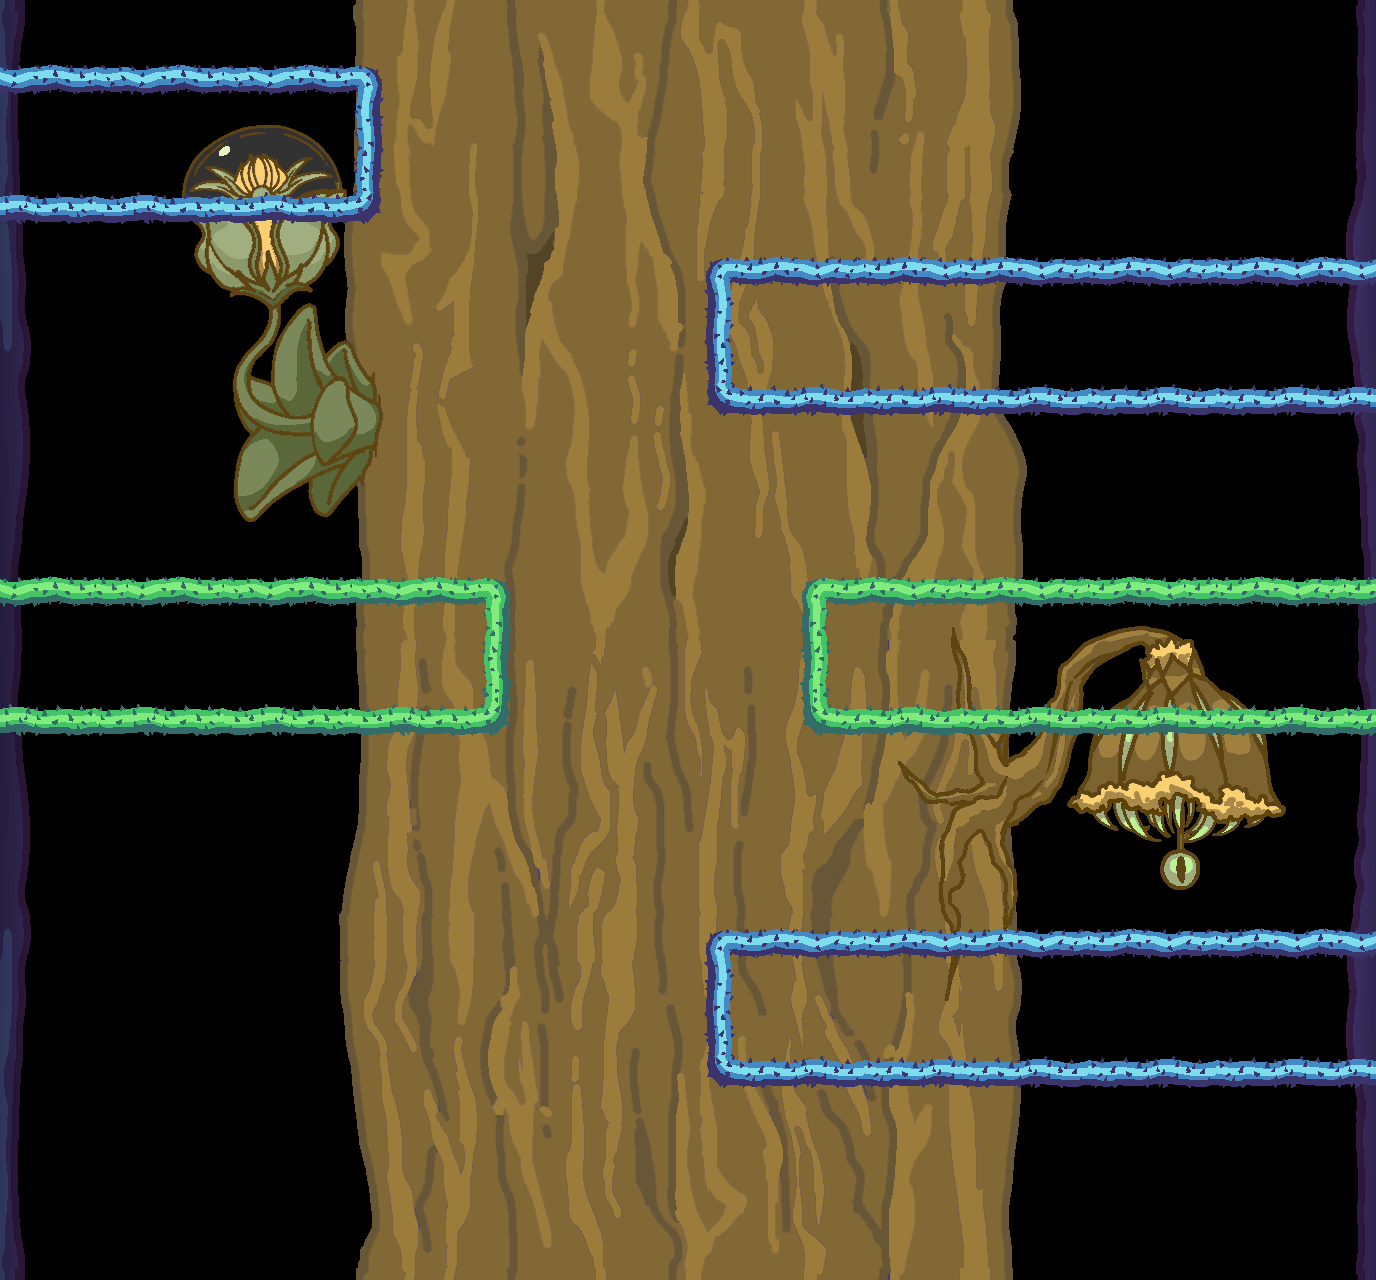

A level layout from a 2D game, rendered from its tile map. Below: a short description, then the map file with tile-grid data replaced by summaries:
An orthogonal 43x40 tile map with 32x32 px tiles, 3 tile layers (Tile Layer 2, Tile Layer 4, Tile Layer 3), 6 tilesets, 4 image layers and 1 object (FuelCan).

<map version="1.10" tiledversion="1.10.2" orientation="orthogonal" renderorder="right-down" width="43" height="40" tilewidth="32" tileheight="32" infinite="0" nextlayerid="18" nextobjectid="12">
 <tileset firstgid="1" name="Tiles2" tilewidth="32" tileheight="32" tilecount="36" columns="6">
  <image source="Tiles2.png" width="192" height="192" />
 </tileset>
 <tileset firstgid="37" name="Tiles1" tilewidth="32" tileheight="32" tilecount="36" columns="6">
  <image source="Tiles1.png" width="192" height="192" />
 </tileset>
 <tileset firstgid="73" name="side_left" tilewidth="32" tileheight="32" tilecount="20" columns="1">
  <image source="side_left.png" width="32" height="640" />
 </tileset>
 <tileset firstgid="93" name="side_right" tilewidth="32" tileheight="32" tilecount="20" columns="1">
  <image source="side_right.png" width="32" height="640" />
 </tileset>
 <tileset firstgid="113" name="Spikeball" tilewidth="32" tileheight="32" tilecount="1" columns="1">
  <image source="Spikeball.png" width="32" height="32" />
 </tileset>
 <tileset firstgid="114" name="jerrycan" tilewidth="96" tileheight="96" tilecount="1" columns="1">
  <image source="jerrycan.png" width="96" height="96" />
 </tileset>
 <imagelayer id="4" name="Image Layer 2">
  <image source="Background_tile_warm_1.png" width="1366" height="640" />
 </imagelayer>
 <imagelayer id="3" name="Image Layer 1" offsetx="0" offsety="640">
  <image source="Background_tile_warm_3.png" width="1366" height="640" />
 </imagelayer>
 <imagelayer id="15" name="Image Layer 3" offsetx="59" offsety="117">
  <image source="6.png" width="416" height="416" />
 </imagelayer>
 <imagelayer id="16" name="Image Layer 4" offsetx="881.333" offsety="600">
  <image source="4.png" width="416" height="416" />
 </imagelayer>
 <objectgroup id="17" name="Object Layer 1">
  <object id="11" type="FuelCan" gid="114" x="608" y="701" width="96" height="96" />
 </objectgroup>
 <layer id="2" name="Tile Layer 2" width="43" height="40">
  <data>[1720 cells, 80 non-empty, 40 distinct tile ids]</data>
 </layer>
 <layer id="14" name="Tile Layer 4" width="43" height="40">
  <data>[1720 cells, 191 non-empty, 26 distinct tile ids]</data>
 </layer>
 <layer id="11" name="Tile Layer 3" width="43" height="40">
  <data>[1720 cells, 0 non-empty, 0 distinct tile ids]</data>
 </layer>
</map>
